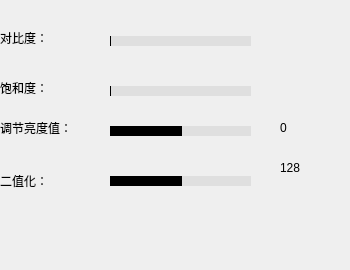
  <widget class="QDockWidget" name="dockWidget_2">
   <property name="minimumSize">
    <size>
     <width>350</width>
     <height>270</height>
    </size>
   </property>
   <property name="autoFillBackground">
    <bool>true</bool>
   </property>
   <attribute name="dockWidgetArea">
    <number>1</number>
   </attribute>
   <widget class="QWidget" name="dockWidgetContents_5">
    <widget class="QLabel" name="label">
     <property name="geometry">
      <rect>
       <x>0</x>
       <y>170</y>
       <width>51</width>
       <height>21</height>
      </rect>
     </property>
     <property name="text">
      <string>二值化：</string>
     </property>
    </widget>
    <widget class="QSlider" name="horizontalSlider">
     <property name="geometry">
      <rect>
       <x>110</x>
       <y>120</y>
       <width>141</width>
       <height>22</height>
      </rect>
     </property>
     <property name="styleSheet">
      <string notr="true">QSlider::add-page:Horizontal
     {     
        background-color: rgb(223, 223, 223);
        height:4px;
     }
     QSlider::sub-page:Horizontal 
    {
        background-color:black;
        height:4px;
     }
    QSlider::groove:Horizontal 
    {
        background:transparent;
        height:10px;
		border-radius: 5px;
    }
    QSlider::handle:Horizontal 
    {
        height: 20px;
        width:20px;
        border-image: url(:/myImage/images/slide.png);
        margin: -8 0px;
    }
</string>
     </property>
     <property name="minimum">
      <number>-300</number>
     </property>
     <property name="maximum">
      <number>300</number>
     </property>
     <property name="orientation">
      <enum>Qt::Horizontal</enum>
     </property>
    </widget>
    <widget class="QSlider" name="horizontalSlider_baohe">
     <property name="geometry">
      <rect>
       <x>110</x>
       <y>80</y>
       <width>141</width>
       <height>22</height>
      </rect>
     </property>
     <property name="styleSheet">
      <string notr="true">QSlider::add-page:Horizontal
     {     
        background-color: rgb(223, 223, 223);
        height:4px;
     }
     QSlider::sub-page:Horizontal 
    {
        background-color:black;
        height:4px;
     }
    QSlider::groove:Horizontal 
    {
        background:transparent;
        height:10px;
		border-radius: 5px;
    }
    QSlider::handle:Horizontal 
    {
        height: 20px;
        width:20px;
        border-image: url(:/myImage/images/slide.png);
        margin: -8 0px;
    }
</string>
     </property>
     <property name="orientation">
      <enum>Qt::Horizontal</enum>
     </property>
    </widget>
    <widget class="QLabel" name="label_4">
     <property name="geometry">
      <rect>
       <x>0</x>
       <y>120</y>
       <width>81</width>
       <height>16</height>
      </rect>
     </property>
     <property name="text">
      <string>调节亮度值：</string>
     </property>
    </widget>
    <widget class="QSlider" name="horizontalSlider_duibi">
     <property name="geometry">
      <rect>
       <x>110</x>
       <y>30</y>
       <width>141</width>
       <height>22</height>
      </rect>
     </property>
     <property name="styleSheet">
      <string notr="true">QSlider::add-page:Horizontal
     {     
        background-color: rgb(223, 223, 223);
        height:4px;
     }
     QSlider::sub-page:Horizontal 
    {
        background-color:black;
        height:4px;
     }
    QSlider::groove:Horizontal 
    {
        background:transparent;
        height:10px;
		border-radius: 5px;
    }
    QSlider::handle:Horizontal 
    {
        height: 20px;
        width:20px;
        border-image: url(:/myImage/images/slide.png);
        margin: -8 0px;
    }
</string>
     </property>
     <property name="maximum">
      <number>255</number>
     </property>
     <property name="orientation">
      <enum>Qt::Horizontal</enum>
     </property>
    </widget>
    <widget class="QSlider" name="horizontalSlider_erzhi">
     <property name="geometry">
      <rect>
       <x>110</x>
       <y>170</y>
       <width>141</width>
       <height>22</height>
      </rect>
     </property>
     <property name="styleSheet">
      <string notr="true">QSlider::add-page:Horizontal
     {     
        background-color: rgb(223, 223, 223);
        height:4px;
     }
     QSlider::sub-page:Horizontal 
    {
        background-color:black;
        height:4px;
     }
    QSlider::groove:Horizontal 
    {
        background:transparent;
        height:10px;
		border-radius: 5px;
    }
    QSlider::handle:Horizontal 
    {
        height: 20px;
        width:20px;
        border-image: url(:/myImage/images/slide.png);
        margin: -8 0px;
    }
</string>
     </property>
     <property name="maximum">
      <number>255</number>
     </property>
     <property name="value">
      <number>128</number>
     </property>
     <property name="orientation">
      <enum>Qt::Horizontal</enum>
     </property>
    </widget>
    <widget class="QLabel" name="label_10">
     <property name="geometry">
      <rect>
       <x>0</x>
       <y>80</y>
       <width>72</width>
       <height>15</height>
      </rect>
     </property>
     <property name="text">
      <string>饱和度：</string>
     </property>
    </widget>
    <widget class="QLabel" name="label_9">
     <property name="geometry">
      <rect>
       <x>0</x>
       <y>30</y>
       <width>61</width>
       <height>16</height>
      </rect>
     </property>
     <property name="text">
      <string>对比度：</string>
     </property>
    </widget>
    <widget class="QLabel" name="label_yuzhi">
     <property name="geometry">
      <rect>
       <x>280</x>
       <y>160</y>
       <width>72</width>
       <height>15</height>
      </rect>
     </property>
     <property name="text">
      <string>128</string>
     </property>
    </widget>
    <widget class="QLabel" name="label_light">
     <property name="geometry">
      <rect>
       <x>280</x>
       <y>120</y>
       <width>41</width>
       <height>16</height>
      </rect>
     </property>
     <property name="text">
      <string>0</string>
     </property>
    </widget>
   </widget>
  </widget>
